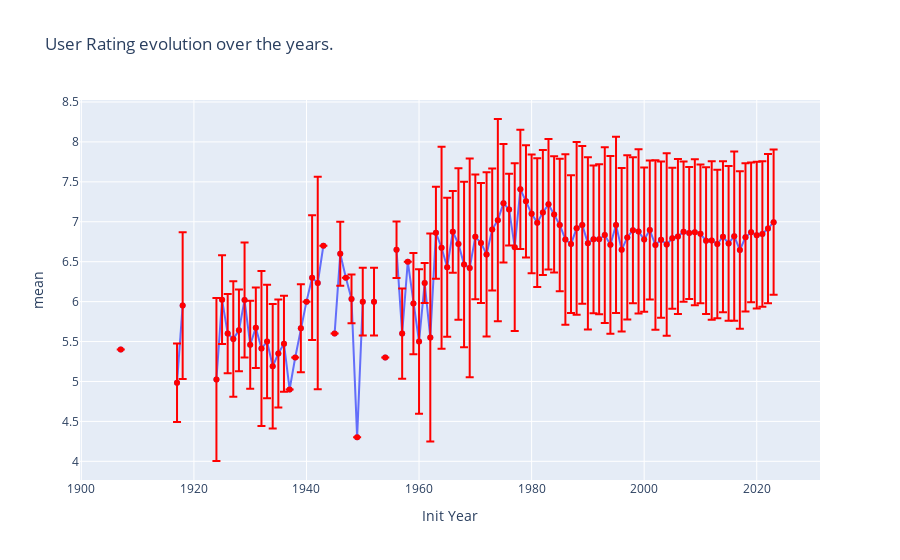

Notebook cell for this chart:
### Markdown cell above
##### User Rating evolution

### Code cell
# Calculate mean and standard deviation for each year
mean_std_data = filtered.groupby('Init')['User Rating'].agg(['mean', 'std']).reset_index()

time_series = px.line(mean_std_data, x='Init', y='mean', title='User Rating evolution over the years.',
            labels={'Init': 'Init Year', 'User Rating': 'User Rating'},
            line_shape='linear', markers=True)

# Adding error bars to the figure
for index, row in mean_std_data.iterrows():
    year = row['Init']
    mean_value = row['mean']
    std_value = row['std']

    time_series.add_traces(go.Scatter(x=[year], y=[mean_value],
                    mode='markers',
                    error_y=dict(type='data', array=[std_value], visible=True),
                    marker=dict(color='red'),
                    showlegend=False))

# Show time_seriesure
time_series.show()

### Figure 1 — Plotly figure (JSON) as saved in the notebook; plotly's stock layout.template omitted (floating-point values rounded to 4 significant figures)
{"data": [{"hovertemplate": "Init Year=%{x}<br>mean=%{y}<extra></extra>", "legendgroup": "", "line": {"color": "#636efa", "dash": "solid", "shape": "linear"}, "marker": {"symbol": "circle"}, "mode": "lines+markers", "name": "", "orientation": "v", "showlegend": false, "type": "scatter", "x": [1907, 1908, 1917, 1918, 1921, 1922, 1923, 1924, 1925, 1926, 1927, 1928, 1929, 1930, 1931, 1932, 1933, 1934, 1935, 1936, 1937, 1938, 1939, 1940, 1941, 1942, 1943, 1944, 1945, 1946, 1947, 1948, 1949, 1950, 1951, 1952, 1953, 1954, 1955, 1956, 1957, 1958, 1959, 1960, 1961, 1962, 1963, 1964, 1965, 1966, 1967, 1968, 1969, 1970, 1971, 1972, 1973, 1974, 1975, 1976, 1977, 1978, 1979, 1980, 1981, 1982, 1983, 1984, 1985, 1986, 1987, 1988, 1989, 1990, 1991, 1992, 1993, 1994, 1995, 1996, 1997, 1998, 1999, 2000, 2001, 2002, 2003, 2004, 2005, 2006, 2007, 2008, 2009, 2010, 2011, 2012, 2013, 2014, 2015, 2016, 2017, 2018, 2019, 2020, 2021, 2022, 2023, 2024], "xaxis": "x", "y": [5.4, null, 4.983, 5.95, null, null, null, 5.025, 6.025, 5.6, 5.533, 5.64, 6.02, 5.46, 5.674, 5.412, 5.5, 5.19, 5.35, 5.473, 4.9, 5.3, 5.667, 6, 6.3, 6.233, 6.7, null, 5.6, 6.6, 6.3, 6.033, 4.3, 6, null, 6, null, 5.3, null, 6.65, 5.6, 6.5, 5.975, 5.5, 6.233, 5.55, 6.862, 6.675, 6.431, 6.875, 6.722, 6.465, 6.422, 6.812, 6.735, 6.591, 6.905, 7.02, 7.233, 7.153, 6.682, 7.406, 7.256, 7.1, 6.989, 7.116, 7.218, 7.092, 6.961, 6.778, 6.721, 6.919, 6.961, 6.731, 6.78, 6.782, 6.833, 6.712, 6.961, 6.649, 6.804, 6.894, 6.879, 6.777, 6.896, 6.709, 6.776, 6.715, 6.794, 6.815, 6.876, 6.858, 6.868, 6.849, 6.764, 6.767, 6.721, 6.813, 6.729, 6.82, 6.647, 6.805, 6.867, 6.832, 6.847, 6.915, 6.995, null], "yaxis": "y"}, {"error_y": {"array": [null], "type": "data", "visible": true}, "marker": {"color": "red"}, "mode": "markers", "showlegend": false, "type": "scatter", "x": [1907], "y": [5.4]}, {"error_y": {"array": [null], "type": "data", "visible": true}, "marker": {"color": "red"}, "mode": "markers", "showlegend": false, "type": "scatter", "x": [1908], "y": [null]}, {"error_y": {"array": [0.4916], "type": "data", "visible": true}, "marker": {"color": "red"}, "mode": "markers", "showlegend": false, "type": "scatter", "x": [1917], "y": [4.983]}, {"error_y": {"array": [0.9192], "type": "data", "visible": true}, "marker": {"color": "red"}, "mode": "markers", "showlegend": false, "type": "scatter", "x": [1918], "y": [5.95]}, {"error_y": {"array": [null], "type": "data", "visible": true}, "marker": {"color": "red"}, "mode": "markers", "showlegend": false, "type": "scatter", "x": [1921], "y": [null]}, {"error_y": {"array": [null], "type": "data", "visible": true}, "marker": {"color": "red"}, "mode": "markers", "showlegend": false, "type": "scatter", "x": [1922], "y": [null]}, {"error_y": {"array": [null], "type": "data", "visible": true}, "marker": {"color": "red"}, "mode": "markers", "showlegend": false, "type": "scatter", "x": [1923], "y": [null]}, {"error_y": {"array": [1.021], "type": "data", "visible": true}, "marker": {"color": "red"}, "mode": "markers", "showlegend": false, "type": "scatter", "x": [1924], "y": [5.025]}, {"error_y": {"array": [0.556], "type": "data", "visible": true}, "marker": {"color": "red"}, "mode": "markers", "showlegend": false, "type": "scatter", "x": [1925], "y": [6.025]}, {"error_y": {"array": [0.4967], "type": "data", "visible": true}, "marker": {"color": "red"}, "mode": "markers", "showlegend": false, "type": "scatter", "x": [1926], "y": [5.6]}, {"error_y": {"array": [0.7234], "type": "data", "visible": true}, "marker": {"color": "red"}, "mode": "markers", "showlegend": false, "type": "scatter", "x": [1927], "y": [5.533]}, {"error_y": {"array": [0.5128], "type": "data", "visible": true}, "marker": {"color": "red"}, "mode": "markers", "showlegend": false, "type": "scatter", "x": [1928], "y": [5.64]}, {"error_y": {"array": [0.719], "type": "data", "visible": true}, "marker": {"color": "red"}, "mode": "markers", "showlegend": false, "type": "scatter", "x": [1929], "y": [6.02]}, {"error_y": {"array": [0.5505], "type": "data", "visible": true}, "marker": {"color": "red"}, "mode": "markers", "showlegend": false, "type": "scatter", "x": [1930], "y": [5.46]}, {"error_y": {"array": [0.5043], "type": "data", "visible": true}, "marker": {"color": "red"}, "mode": "markers", "showlegend": false, "type": "scatter", "x": [1931], "y": [5.674]}, {"error_y": {"array": [0.9717], "type": "data", "visible": true}, "marker": {"color": "red"}, "mode": "markers", "showlegend": false, "type": "scatter", "x": [1932], "y": [5.412]}, {"error_y": {"array": [0.7106], "type": "data", "visible": true}, "marker": {"color": "red"}, "mode": "markers", "showlegend": false, "type": "scatter", "x": [1933], "y": [5.5]}, {"error_y": {"array": [0.7795], "type": "data", "visible": true}, "marker": {"color": "red"}, "mode": "markers", "showlegend": false, "type": "scatter", "x": [1934], "y": [5.19]}, {"error_y": {"array": [0.6754], "type": "data", "visible": true}, "marker": {"color": "red"}, "mode": "markers", "showlegend": false, "type": "scatter", "x": [1935], "y": [5.35]}, {"error_y": {"array": [0.6018], "type": "data", "visible": true}, "marker": {"color": "red"}, "mode": "markers", "showlegend": false, "type": "scatter", "x": [1936], "y": [5.473]}, {"error_y": {"array": [null], "type": "data", "visible": true}, "marker": {"color": "red"}, "mode": "markers", "showlegend": false, "type": "scatter", "x": [1937], "y": [4.9]}, {"error_y": {"array": [null], "type": "data", "visible": true}, "marker": {"color": "red"}, "mode": "markers", "showlegend": false, "type": "scatter", "x": [1938], "y": [5.3]}, {"error_y": {"array": [0.5508], "type": "data", "visible": true}, "marker": {"color": "red"}, "mode": "markers", "showlegend": false, "type": "scatter", "x": [1939], "y": [5.667]}, {"error_y": {"array": [null], "type": "data", "visible": true}, "marker": {"color": "red"}, "mode": "markers", "showlegend": false, "type": "scatter", "x": [1940], "y": [6]}, {"error_y": {"array": [0.781], "type": "data", "visible": true}, "marker": {"color": "red"}, "mode": "markers", "showlegend": false, "type": "scatter", "x": [1941], "y": [6.3]}, {"error_y": {"array": [1.332], "type": "data", "visible": true}, "marker": {"color": "red"}, "mode": "markers", "showlegend": false, "type": "scatter", "x": [1942], "y": [6.233]}, {"error_y": {"array": [null], "type": "data", "visible": true}, "marker": {"color": "red"}, "mode": "markers", "showlegend": false, "type": "scatter", "x": [1943], "y": [6.7]}, {"error_y": {"array": [null], "type": "data", "visible": true}, "marker": {"color": "red"}, "mode": "markers", "showlegend": false, "type": "scatter", "x": [1944], "y": [null]}, {"error_y": {"array": [null], "type": "data", "visible": true}, "marker": {"color": "red"}, "mode": "markers", "showlegend": false, "type": "scatter", "x": [1945], "y": [5.6]}, {"error_y": {"array": [0.4], "type": "data", "visible": true}, "marker": {"color": "red"}, "mode": "markers", "showlegend": false, "type": "scatter", "x": [1946], "y": [6.6]}, {"error_y": {"array": [null], "type": "data", "visible": true}, "marker": {"color": "red"}, "mode": "markers", "showlegend": false, "type": "scatter", "x": [1947], "y": [6.3]}, {"error_y": {"array": [0.3055], "type": "data", "visible": true}, "marker": {"color": "red"}, "mode": "markers", "showlegend": false, "type": "scatter", "x": [1948], "y": [6.033]}, {"error_y": {"array": [null], "type": "data", "visible": true}, "marker": {"color": "red"}, "mode": "markers", "showlegend": false, "type": "scatter", "x": [1949], "y": [4.3]}, {"error_y": {"array": [0.4243], "type": "data", "visible": true}, "marker": {"color": "red"}, "mode": "markers", "showlegend": false, "type": "scatter", "x": [1950], "y": [6]}, {"error_y": {"array": [null], "type": "data", "visible": true}, "marker": {"color": "red"}, "mode": "markers", "showlegend": false, "type": "scatter", "x": [1951], "y": [null]}, {"error_y": {"array": [0.4243], "type": "data", "visible": true}, "marker": {"color": "red"}, "mode": "markers", "showlegend": false, "type": "scatter", "x": [1952], "y": [6]}, {"error_y": {"array": [null], "type": "data", "visible": true}, "marker": {"color": "red"}, "mode": "markers", "showlegend": false, "type": "scatter", "x": [1953], "y": [null]}, {"error_y": {"array": [null], "type": "data", "visible": true}, "marker": {"color": "red"}, "mode": "markers", "showlegend": false, "type": "scatter", "x": [1954], "y": [5.3]}, {"error_y": {"array": [null], "type": "data", "visible": true}, "marker": {"color": "red"}, "mode": "markers", "showlegend": false, "type": "scatter", "x": [1955], "y": [null]}, {"error_y": {"array": [0.3536], "type": "data", "visible": true}, "marker": {"color": "red"}, "mode": "markers", "showlegend": false, "type": "scatter", "x": [1956], "y": [6.65]}, {"error_y": {"array": [0.5657], "type": "data", "visible": true}, "marker": {"color": "red"}, "mode": "markers", "showlegend": false, "type": "scatter", "x": [1957], "y": [5.6]}, {"error_y": {"array": [null], "type": "data", "visible": true}, "marker": {"color": "red"}, "mode": "markers", "showlegend": false, "type": "scatter", "x": [1958], "y": [6.5]}, {"error_y": {"array": [0.6344], "type": "data", "visible": true}, "marker": {"color": "red"}, "mode": "markers", "showlegend": false, "type": "scatter", "x": [1959], "y": [5.975]}, {"error_y": {"array": [0.9055], "type": "data", "visible": true}, "marker": {"color": "red"}, "mode": "markers", "showlegend": false, "type": "scatter", "x": [1960], "y": [5.5]}, {"error_y": {"array": [0.2517], "type": "data", "visible": true}, "marker": {"color": "red"}, "mode": "markers", "showlegend": false, "type": "scatter", "x": [1961], "y": [6.233]}, {"error_y": {"array": [1.303], "type": "data", "visible": true}, "marker": {"color": "red"}, "mode": "markers", "showlegend": false, "type": "scatter", "x": [1962], "y": [5.55]}, {"error_y": {"array": [0.5755], "type": "data", "visible": true}, "marker": {"color": "red"}, "mode": "markers", "showlegend": false, "type": "scatter", "x": [1963], "y": [6.862]}, {"error_y": {"array": [1.265], "type": "data", "visible": true}, "marker": {"color": "red"}, "mode": "markers", "showlegend": false, "type": "scatter", "x": [1964], "y": [6.675]}, {"error_y": {"array": [0.8693], "type": "data", "visible": true}, "marker": {"color": "red"}, "mode": "markers", "showlegend": false, "type": "scatter", "x": [1965], "y": [6.431]}, {"error_y": {"array": [0.512], "type": "data", "visible": true}, "marker": {"color": "red"}, "mode": "markers", "showlegend": false, "type": "scatter", "x": [1966], "y": [6.875]}, {"error_y": {"array": [0.9496], "type": "data", "visible": true}, "marker": {"color": "red"}, "mode": "markers", "showlegend": false, "type": "scatter", "x": [1967], "y": [6.722]}, {"error_y": {"array": [1.037], "type": "data", "visible": true}, "marker": {"color": "red"}, "mode": "markers", "showlegend": false, "type": "scatter", "x": [1968], "y": [6.465]}, {"error_y": {"array": [1.37], "type": "data", "visible": true}, "marker": {"color": "red"}, "mode": "markers", "showlegend": false, "type": "scatter", "x": [1969], "y": [6.422]}, {"error_y": {"array": [0.7809], "type": "data", "visible": true}, "marker": {"color": "red"}, "mode": "markers", "showlegend": false, "type": "scatter", "x": [1970], "y": [6.812]}, {"error_y": {"array": [0.7516], "type": "data", "visible": true}, "marker": {"color": "red"}, "mode": "markers", "showlegend": false, "type": "scatter", "x": [1971], "y": [6.735]}, {"error_y": {"array": [1.028], "type": "data", "visible": true}, "marker": {"color": "red"}, "mode": "markers", "showlegend": false, "type": "scatter", "x": [1972], "y": [6.591]}, {"error_y": {"array": [0.7637], "type": "data", "visible": true}, "marker": {"color": "red"}, "mode": "markers", "showlegend": false, "type": "scatter", "x": [1973], "y": [6.905]}, {"error_y": {"array": [1.267], "type": "data", "visible": true}, "marker": {"color": "red"}, "mode": "markers", "showlegend": false, "type": "scatter", "x": [1974], "y": [7.02]}, {"error_y": {"array": [0.7423], "type": "data", "visible": true}, "marker": {"color": "red"}, "mode": "markers", "showlegend": false, "type": "scatter", "x": [1975], "y": [7.233]}, {"error_y": {"array": [0.4489], "type": "data", "visible": true}, "marker": {"color": "red"}, "mode": "markers", "showlegend": false, "type": "scatter", "x": [1976], "y": [7.153]}, {"error_y": {"array": [1.051], "type": "data", "visible": true}, "marker": {"color": "red"}, "mode": "markers", "showlegend": false, "type": "scatter", "x": [1977], "y": [6.682]}, {"error_y": {"array": [0.7455], "type": "data", "visible": true}, "marker": {"color": "red"}, "mode": "markers", "showlegend": false, "type": "scatter", "x": [1978], "y": [7.406]}, {"error_y": {"array": [0.7029], "type": "data", "visible": true}, "marker": {"color": "red"}, "mode": "markers", "showlegend": false, "type": "scatter", "x": [1979], "y": [7.256]}, {"error_y": {"array": [0.744], "type": "data", "visible": true}, "marker": {"color": "red"}, "mode": "markers", "showlegend": false, "type": "scatter", "x": [1980], "y": [7.1]}, {"error_y": {"array": [0.8056], "type": "data", "visible": true}, "marker": {"color": "red"}, "mode": "markers", "showlegend": false, "type": "scatter", "x": [1981], "y": [6.989]}, {"error_y": {"array": [0.7837], "type": "data", "visible": true}, "marker": {"color": "red"}, "mode": "markers", "showlegend": false, "type": "scatter", "x": [1982], "y": [7.116]}, {"error_y": {"array": [0.8172], "type": "data", "visible": true}, "marker": {"color": "red"}, "mode": "markers", "showlegend": false, "type": "scatter", "x": [1983], "y": [7.218]}, {"error_y": {"array": [0.7285], "type": "data", "visible": true}, "marker": {"color": "red"}, "mode": "markers", "showlegend": false, "type": "scatter", "x": [1984], "y": [7.092]}, {"error_y": {"array": [0.83], "type": "data", "visible": true}, "marker": {"color": "red"}, "mode": "markers", "showlegend": false, "type": "scatter", "x": [1985], "y": [6.961]}, {"error_y": {"array": [1.067], "type": "data", "visible": true}, "marker": {"color": "red"}, "mode": "markers", "showlegend": false, "type": "scatter", "x": [1986], "y": [6.778]}, {"error_y": {"array": [0.8626], "type": "data", "visible": true}, "marker": {"color": "red"}, "mode": "markers", "showlegend": false, "type": "scatter", "x": [1987], "y": [6.721]}, {"error_y": {"array": [1.081], "type": "data", "visible": true}, "marker": {"color": "red"}, "mode": "markers", "showlegend": false, "type": "scatter", "x": [1988], "y": [6.919]}, {"error_y": {"array": [0.988], "type": "data", "visible": true}, "marker": {"color": "red"}, "mode": "markers", "showlegend": false, "type": "scatter", "x": [1989], "y": [6.961]}, {"error_y": {"array": [1.079], "type": "data", "visible": true}, "marker": {"color": "red"}, "mode": "markers", "showlegend": false, "type": "scatter", "x": [1990], "y": [6.731]}, {"error_y": {"array": [0.9241], "type": "data", "visible": true}, "marker": {"color": "red"}, "mode": "markers", "showlegend": false, "type": "scatter", "x": [1991], "y": [6.78]}, {"error_y": {"array": [0.9391], "type": "data", "visible": true}, "marker": {"color": "red"}, "mode": "markers", "showlegend": false, "type": "scatter", "x": [1992], "y": [6.782]}, {"error_y": {"array": [1.1], "type": "data", "visible": true}, "marker": {"color": "red"}, "mode": "markers", "showlegend": false, "type": "scatter", "x": [1993], "y": [6.833]}, {"error_y": {"array": [1.113], "type": "data", "visible": true}, "marker": {"color": "red"}, "mode": "markers", "showlegend": false, "type": "scatter", "x": [1994], "y": [6.712]}, {"error_y": {"array": [1.103], "type": "data", "visible": true}, "marker": {"color": "red"}, "mode": "markers", "showlegend": false, "type": "scatter", "x": [1995], "y": [6.961]}, {"error_y": {"array": [1.024], "type": "data", "visible": true}, "marker": {"color": "red"}, "mode": "markers", "showlegend": false, "type": "scatter", "x": [1996], "y": [6.649]}, {"error_y": {"array": [1.028], "type": "data", "visible": true}, "marker": {"color": "red"}, "mode": "markers", "showlegend": false, "type": "scatter", "x": [1997], "y": [6.804]}, {"error_y": {"array": [0.9153], "type": "data", "visible": true}, "marker": {"color": "red"}, "mode": "markers", "showlegend": false, "type": "scatter", "x": [1998], "y": [6.894]}, {"error_y": {"array": [1.028], "type": "data", "visible": true}, "marker": {"color": "red"}, "mode": "markers", "showlegend": false, "type": "scatter", "x": [1999], "y": [6.879]}, {"error_y": {"array": [0.9039], "type": "data", "visible": true}, "marker": {"color": "red"}, "mode": "markers", "showlegend": false, "type": "scatter", "x": [2000], "y": [6.777]}, {"error_y": {"array": [0.871], "type": "data", "visible": true}, "marker": {"color": "red"}, "mode": "markers", "showlegend": false, "type": "scatter", "x": [2001], "y": [6.896]}, {"error_y": {"array": [1.062], "type": "data", "visible": true}, "marker": {"color": "red"}, "mode": "markers", "showlegend": false, "type": "scatter", "x": [2002], "y": [6.709]}, {"error_y": {"array": [0.9772], "type": "data", "visible": true}, "marker": {"color": "red"}, "mode": "markers", "showlegend": false, "type": "scatter", "x": [2003], "y": [6.776]}, {"error_y": {"array": [1.143], "type": "data", "visible": true}, "marker": {"color": "red"}, "mode": "markers", "showlegend": false, "type": "scatter", "x": [2004], "y": [6.715]}, {"error_y": {"array": [0.8834], "type": "data", "visible": true}, "marker": {"color": "red"}, "mode": "markers", "showlegend": false, "type": "scatter", "x": [2005], "y": [6.794]}, {"error_y": {"array": [0.9709], "type": "data", "visible": true}, "marker": {"color": "red"}, "mode": "markers", "showlegend": false, "type": "scatter", "x": [2006], "y": [6.815]}, {"error_y": {"array": [0.8779], "type": "data", "visible": true}, "marker": {"color": "red"}, "mode": "markers", "showlegend": false, "type": "scatter", "x": [2007], "y": [6.876]}, {"error_y": {"array": [0.8265], "type": "data", "visible": true}, "marker": {"color": "red"}, "mode": "markers", "showlegend": false, "type": "scatter", "x": [2008], "y": [6.858]}, {"error_y": {"array": [0.9147], "type": "data", "visible": true}, "marker": {"color": "red"}, "mode": "markers", "showlegend": false, "type": "scatter", "x": [2009], "y": [6.868]}, {"error_y": {"array": [0.8683], "type": "data", "visible": true}, "marker": {"color": "red"}, "mode": "markers", "showlegend": false, "type": "scatter", "x": [2010], "y": [6.849]}, {"error_y": {"array": [0.9182], "type": "data", "visible": true}, "marker": {"color": "red"}, "mode": "markers", "showlegend": false, "type": "scatter", "x": [2011], "y": [6.764]}, {"error_y": {"array": [0.9926], "type": "data", "visible": true}, "marker": {"color": "red"}, "mode": "markers", "showlegend": false, "type": "scatter", "x": [2012], "y": [6.767]}, {"error_y": {"array": [0.9296], "type": "data", "visible": true}, "marker": {"color": "red"}, "mode": "markers", "showlegend": false, "type": "scatter", "x": [2013], "y": [6.721]}, {"error_y": {"array": [0.9462], "type": "data", "visible": true}, "marker": {"color": "red"}, "mode": "markers", "showlegend": false, "type": "scatter", "x": [2014], "y": [6.813]}, {"error_y": {"array": [0.969], "type": "data", "visible": true}, "marker": {"color": "red"}, "mode": "markers", "showlegend": false, "type": "scatter", "x": [2015], "y": [6.729]}, {"error_y": {"array": [1.06], "type": "data", "visible": true}, "marker": {"color": "red"}, "mode": "markers", "showlegend": false, "type": "scatter", "x": [2016], "y": [6.82]}, {"error_y": {"array": [0.9853], "type": "data", "visible": true}, "marker": {"color": "red"}, "mode": "markers", "showlegend": false, "type": "scatter", "x": [2017], "y": [6.647]}, {"error_y": {"array": [0.9278], "type": "data", "visible": true}, "marker": {"color": "red"}, "mode": "markers", "showlegend": false, "type": "scatter", "x": [2018], "y": [6.805]}, {"error_y": {"array": [0.8758], "type": "data", "visible": true}, "marker": {"color": "red"}, "mode": "markers", "showlegend": false, "type": "scatter", "x": [2019], "y": [6.867]}, {"error_y": {"array": [0.9188], "type": "data", "visible": true}, "marker": {"color": "red"}, "mode": "markers", "showlegend": false, "type": "scatter", "x": [2020], "y": [6.832]}, {"error_y": {"array": [0.9113], "type": "data", "visible": true}, "marker": {"color": "red"}, "mode": "markers", "showlegend": false, "type": "scatter", "x": [2021], "y": [6.847]}, {"error_y": {"array": [0.9338], "type": "data", "visible": true}, "marker": {"color": "red"}, "mode": "markers", "showlegend": false, "type": "scatter", "x": [2022], "y": [6.915]}, {"error_y": {"array": [0.9094], "type": "data", "visible": true}, "marker": {"color": "red"}, "mode": "markers", "showlegend": false, "type": "scatter", "x": [2023], "y": [6.995]}, {"error_y": {"array": [null], "type": "data", "visible": true}, "marker": {"color": "red"}, "mode": "markers", "showlegend": false, "type": "scatter", "x": [2024], "y": [null]}], "layout": {"legend": {"tracegroupgap": 0}, "title": {"text": "User Rating evolution over the years."}, "xaxis": {"anchor": "y", "domain": [0, 1], "title": {"text": "Init Year"}}, "yaxis": {"anchor": "x", "domain": [0, 1], "title": {"text": "mean"}}}}
